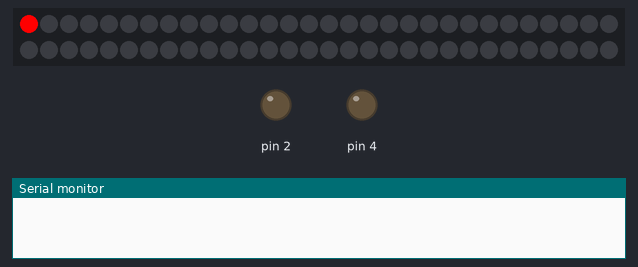
The sketch below on a simulated Arduino Uno, built with avr-gcc and run on an emulated ATmega328P. Parts: 60 RGB LEDs in strip order, left to right, continuing on the next row, output pins drawn as LEDs (lit = HIGH), the last lines printed to the serial monitor. Dim RGB values are drawn brighter than linear; the local clock reads 2024-03-15 10:24:30 at power-on unless the sketch sets it.

Above: at 0.6 s.
At 2.4 s:
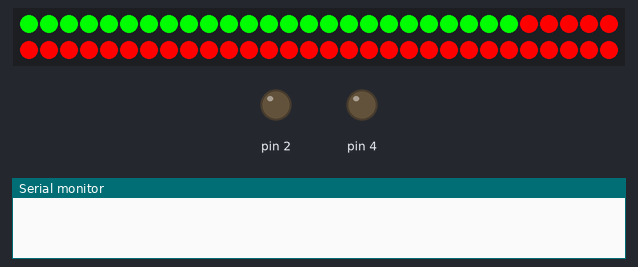
At 4.6 s:
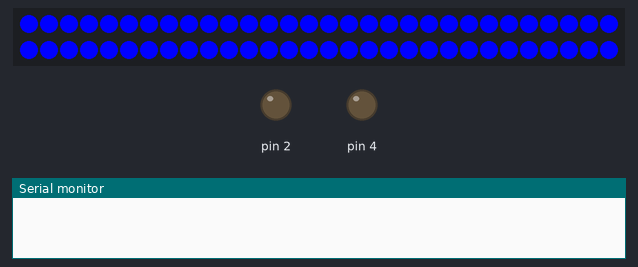
At 30.1 s:
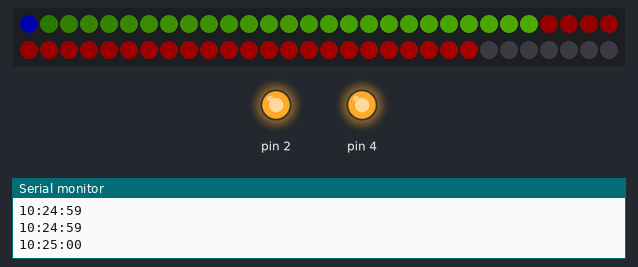
Timing chart, 0 to 31.6 s (numbered marks = the images above):
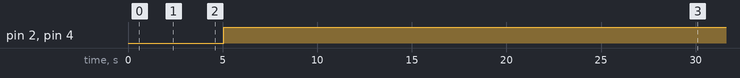

The sketch:

ClockRGBFinal.ino
```cpp
#include <Wire.h>
#include <RTClib.h>
#include "DST_RTC.h"
#include <DS3231.h>
#include <Adafruit_NeoPixel.h>

// define pins
#define NEOPIN 6
#define LED 4
#define FAN 2

#define STARTPIXEL 60 // Define Starting LED
DS3231  rtc(SDA, SCL);

DST_RTC dst_rtc; // Start DST object

Adafruit_NeoPixel strip = Adafruit_NeoPixel(60, NEOPIN, NEO_GRB + NEO_KHZ800); // strip object

byte pixelColorRed, pixelColorGreen, pixelColorBlue; // holds color values

//Define the amount of brightness the watch generates during different times of the day
#define DAYBRIGHT 50
#define NIGHTBRIGHT 15


// cutoff times for day / night brightness.
#define MORNINGCUTOFF 7  // when does daybrightness begin?   7am
#define NIGHTCUTOFF 20 // when does nightbrightness begin? 10pm

//Init a time-data strutct
Time  t;

void setup () {
  Wire.begin();  // Begin I2C
  rtc.begin();   // begin clock
  pinMode(4, OUTPUT);
  pinMode(2, OUTPUT);
  Serial.begin(115200);//Start Serial Monitor

  //Serial.begin(9600);
  // set pinmodes
  pinMode(NEOPIN, OUTPUT);


  // The following lines can be uncommented to set the date and time
  //rtc.setDOW(WEDNESDAY);     // Set Day-of-Week to SUNDAY
  //rtc.setTime(18, 03, 0);     // Set the time to xx:xx:xx (24hr format)
  //rtc.setDate(1, 1, 2014);   // Set the date to January 1st, 2019


  strip.begin();
  //strip.show(); // Initialize all pixels to 'off'


  // Boot seq
  delay(500);
  colorWipe(strip.Color(255, 0, 0), 20); // Red
  colorWipe(strip.Color(0, 255, 0), 20); // Green
  colorWipe(strip.Color(0, 0, 255), 20); // Blue
  delay(500);

}

void loop () {
  digitalWrite(4, HIGH);
  digitalWrite(2, HIGH);
  t = rtc.getTime();

  Serial.println(rtc.getTimeStr()); // get time


  byte secondval = t.sec;  // get seconds
  byte minuteval = t.min;  // get minutes
  int hourval = t.hour;   // get hours
  int watchBrightness;

  // change brightness if it's night time
  // check less often, once per minute
  if (secondval == 0) {
    if (hourval < MORNINGCUTOFF || hourval >= NIGHTCUTOFF) {
      watchBrightness = NIGHTBRIGHT; // The brightness at night
    } else {
      watchBrightness = DAYBRIGHT; // The brightness at day
    }
  }

  strip.setBrightness(watchBrightness); // set brightness of the watch depending on what time it is

  hourval = hourval % 12; // This clock is 12 hour, if 13-23, convert to 0-11`

  hourval = (hourval * 60 + minuteval) / 12; //each red dot represent 24 minutes.

  // arc mode
  for (uint8_t i = 0; i < strip.numPixels(); i++) {

    if (i <= secondval) {
      // calculates a faded arc from low to maximum brightness
      pixelColorBlue = (i + 1) * (255 / (secondval + 1));
      //pixelColorBlue = 255;
    }
    else {
      pixelColorBlue = 0;
    }

    if (i <= minuteval) {
      pixelColorGreen = (i + 1) * (255 / (minuteval + 1));
      //pixelColorGreen = 255;
    }
    else {
      pixelColorGreen = 0;
    }

    if (i <= hourval) {
      pixelColorRed = (i + 1) * (255 / (hourval + 1));
      //pixelColorRed = 255;
    }
    else {
      pixelColorRed = 0;
    }

    strip.setPixelColor((i + STARTPIXEL) % 60, strip.Color(pixelColorRed, pixelColorGreen, pixelColorBlue));
  }

  //display
  strip.show();


  //Debug to help you read from the serial monitor.
  //TO-DO Add a display which holds the time and day in digital format.
  // printTheTime(theTime);

  // wait
  delay(100);

}


// Fill the dots one after the other with a color
// Aka bootup sequence
void colorWipe(uint32_t c, uint8_t wait) {
  for (uint16_t i = 0; i < strip.numPixels(); i++) {
    //strip.setPixelColor(i, c);
    strip.setPixelColor((i + STARTPIXEL) % 60, c);
    strip.show();
    delay(wait);
  }
}
```

Measured:
- by itself, pin 2, pin 4: LOW → HIGH at 5.1 s
- what the display in image 2 shows lasts 0.5 s, from 4.6 s to 5.1 s
